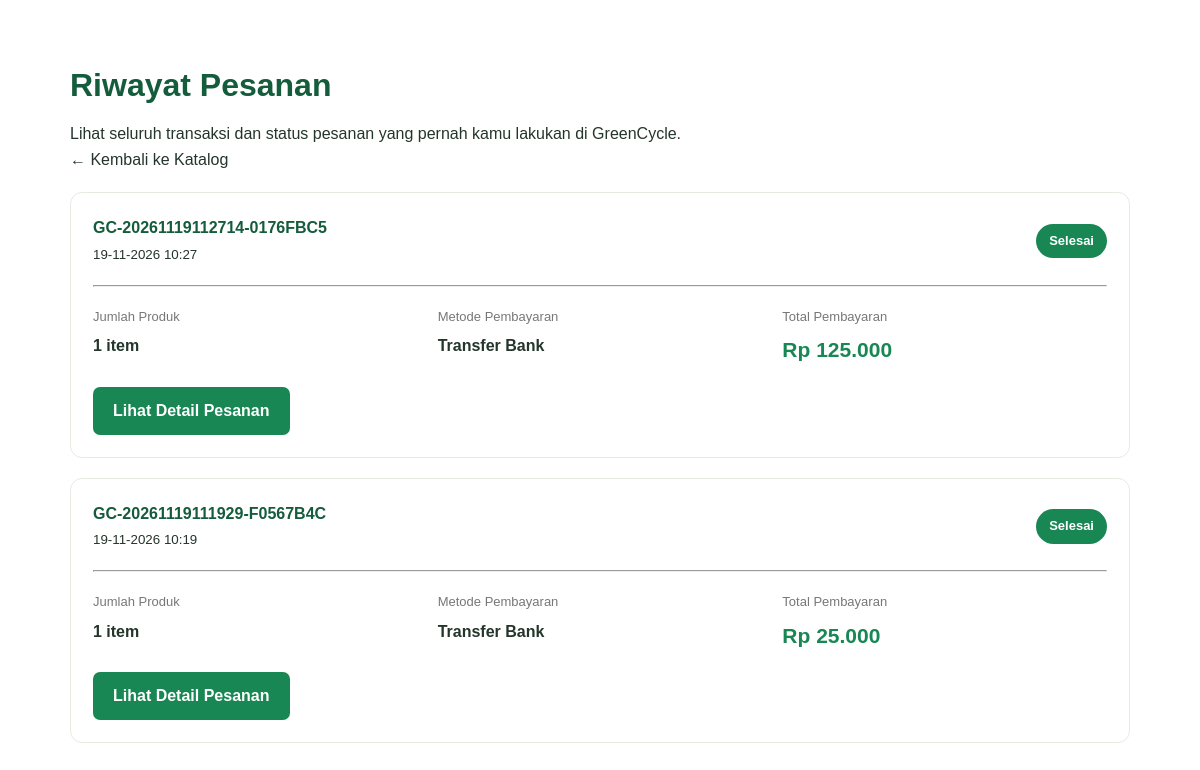
The page /pages/order-history.php (signed in) on the database its author committed.
### tables this page shows
CREATE TABLE `orders` (
  `id` int(11) NOT NULL,
  `order_code` varchar(50) NOT NULL,
  `user_id` int(11) NOT NULL,
  `store_id` int(11) NOT NULL,
  `order_date` timestamp NOT NULL DEFAULT current_timestamp(),
  `shipping_address` text NOT NULL,
  `phone` varchar(20) NOT NULL DEFAULT '',
  `subtotal` decimal(12,2) NOT NULL DEFAULT 0.00,
  `shipping_cost` decimal(12,2) NOT NULL DEFAULT 0.00,
  `total_amount` decimal(12,2) NOT NULL DEFAULT 0.00,
  `status` enum('pending','processing','shipped','completed','cancelled') NOT NULL DEFAULT 'pending',
  `notes` text DEFAULT NULL,
  `created_at` timestamp NOT NULL DEFAULT current_timestamp(),
  `updated_at` timestamp NOT NULL DEFAULT current_timestamp() ON UPDATE current_timestamp()
);

### includes/init.php (called while the page is built, shortened)
<?php
function e($value)
{
    return htmlspecialchars((string) $value, ENT_QUOTES, 'UTF-8');
}

### pages/order-history.php (the view, shortened to what this page needs)
<?php
require_once __DIR__ . '/../includes/auth_check.php';
$user_id = (int) $_SESSION['user_id'];
$stmt = $conn->prepare("
    SELECT
        o.id,
        o.order_code,
        o.order_date,
        o.subtotal,
        o.shipping_cost,
        o.total_amount,
        t.payment_method,
        o.status,
        COUNT(oi.id) AS total_items
    FROM orders o
    LEFT JOIN transactions t ON t.order_id = o.id
    LEFT JOIN order_items oi ON o.id = oi.order_id
    WHERE o.user_id = ?
    GROUP BY
        o.id,
        o.order_code,
        o.order_date,
        o.subtotal,
        o.shipping_cost,
        o.total_amount,
        t.payment_method,
        o.status
    ORDER BY o.order_date DESC, o.id DESC
");
$stmt->bind_param("i", $user_id);
$stmt->execute();
$result = $stmt->get_result();
$orders = [];
while ($row = $result->fetch_assoc()) {
    $orders[] = $row;
}
function order_status_label($status)
{
    $labels = [
        'pending' => 'Menunggu Pembayaran',
        'processing' => 'Sedang Diproses',
        'shipped' => 'Sedang Dikirim',
        'completed' => 'Selesai'
    ];
    return $labels[$status] ?? ucfirst($status);
}
function order_status_color($status)
{
    $colors = [
        'pending' => '#f0ad4e',
        'processing' => '#0d6efd',
        'shipped' => '#6f42c1',
        'completed' => '#198754'
    ];
    return $colors[$status] ?? '#6c757d';
}
?>
<!DOCTYPE html>
<html lang="id">
<head>
    <link rel="stylesheet"
          href="/GreenCycle/assets/css/style.css">
</head>
<body>
<main class="history-container">
    <h1>Riwayat Pesanan</h1>
    <p>
        Lihat seluruh transaksi dan status pesanan
        yang pernah kamu lakukan di GreenCycle.
    </p>
    <p>
        <a href="/GreenCycle/pages/products.php">
            &larr; Kembali ke Katalog
        </a>
    </p>
    <?php if (empty($orders)): ?>
        <div class="empty-history">
            <h2>Belum Ada Pesanan</h2>
            <p>
                Kamu belum memiliki riwayat pembelian.
            </p>
            <a href="/GreenCycle/pages/products.php">
                Mulai Belanja
            </a>
        </div>
    <?php else: ?>
        <?php foreach ($orders as $order): ?>
            <div class="history-card">
                <div class="history-header">
                    <div>
                        <div class="order-code">
                            <?= e($order['order_code']) ?>
                        </div>
                        <small>
                            <?= e(date(
                                'd-m-Y H:i',
                                strtotime($order['order_date'])
                            )) ?>
                        </small>
                    </div>
                    <span class="status"
                          style="background: <?= e(
                              order_status_color($order['status'])
                          ) ?>">
                        <?= e(
                            order_status_label($order['status'])
                        ) ?>
                    </span>
                </div>
                <hr>
                <div class="history-info">
                    <div>
                        <div class="info-label">
                            Jumlah Produk
                        </div>
                        <div class="info-value">
                            <?= (int) $order['total_items'] ?>
                            item
                        </div>
                    </div>
                    <div>
                        <div class="info-label">
                            Metode Pembayaran
                        </div>
                        <div class="info-value">
                            <?= e(($order['payment_method'] ?? '') === 'bank_transfer' ? 'Transfer Bank' : (($order['payment_method'] ?? '') === 'cash_on_delivery' ? 'COD' : '-')) ?>
                        </div>
                    </div>
                    <div>
                        <div class="info-label">
                            Total Pembayaran
                        </div>
                        <div class="history-total">
                            Rp <?= number_format(
                                (float) $order['total_amount'],
                                0,
                                ',',
                                '.'
                            ) ?>
                        </div>
                    </div>
                </div>
                <a class="detail-button"
                   href="/GreenCycle/pages/order-detail.php?id=<?= (int) $order['id'] ?>">
                    Lihat Detail Pesanan
                </a>
            </div>
        <?php endforeach; ?>
    <?php endif; ?>
</main>
</body>
</html>

### assets/css/style.css (style rules this page uses)
:root { --green-dark: #123f2b; --green-primary: #176b43; --green-medium: #398d4b; --green-light: #83bd38; --green-soft: #edf5e9; --cream: #faf9f3; --white: #ffffff; --text-dark: #24352b; --text-muted: #718074; --border: #e8eee6; --shadow: 0 12px 35px rgba(24, 65, 42, 0.08); }
* { margin: 0; padding: 0; box-sizing: border-box; }
html { scroll-behavior: smooth; scroll-padding-top: 90px; }
body { font-family: Arial, Helvetica, sans-serif; color: var(--text-dark); background: var(--white); line-height: 1.6; }
a { text-decoration: none; color: inherit; }

### pages/order-history.php (style rules this page uses)
.history-container { max-width: 1100px; margin: 40px auto; padding: 20px; }
.history-container h1 { color: #145c3b; margin-bottom: 10px; }
.history-card { background: white; border: 1px solid #e5ebe3; border-radius: 12px; padding: 22px; margin: 20px 0; }
.history-header { display: flex; justify-content: space-between; align-items: center; flex-wrap: wrap; gap: 12px; margin-bottom: 18px; }
.order-code { font-weight: bold; color: #145c3b; }
.status { display: inline-block; padding: 7px 13px; border-radius: 20px; color: white; font-size: 13px; font-weight: bold; }
.history-info { display: grid; grid-template-columns: repeat(3, 1fr); gap: 20px; margin: 20px 0; }
.info-label { color: #777; font-size: 13px; margin-bottom: 6px; }
.info-value { font-weight: bold; }
.history-total { color: #198754; font-size: 21px; font-weight: bold; }
.detail-button { display: inline-block; padding: 11px 20px; background: #198754; color: white; text-decoration: none; border-radius: 7px; font-weight: bold; }

### rows shown on the page
orders: order_code "GC-20261119112714-0176FBC5", order_date "19-11-2026 10:27", status "Selesai", total_items "1", payment_method "Transfer Bank", total_amount "125.000"
orders: order_code "GC-20261119111929-F0567B4C", order_date "19-11-2026 10:19", status "Selesai", total_items "1", payment_method "Transfer Bank", total_amount "25.000"
